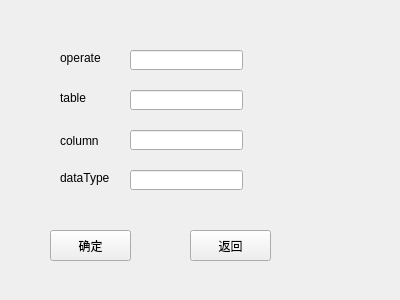
<?xml version="1.0" encoding="UTF-8"?>
<ui version="4.0">
 <class>alterTable</class>
 <widget class="QWidget" name="alterTable">
  <property name="geometry">
   <rect>
    <x>0</x>
    <y>0</y>
    <width>400</width>
    <height>300</height>
   </rect>
  </property>
  <property name="windowTitle">
   <string>Form</string>
  </property>
  <widget class="QLineEdit" name="line_operate">
   <property name="geometry">
    <rect>
     <x>130</x>
     <y>50</y>
     <width>113</width>
     <height>20</height>
    </rect>
   </property>
  </widget>
  <widget class="QLineEdit" name="line_table">
   <property name="geometry">
    <rect>
     <x>130</x>
     <y>90</y>
     <width>113</width>
     <height>20</height>
    </rect>
   </property>
  </widget>
  <widget class="QLineEdit" name="line_column">
   <property name="geometry">
    <rect>
     <x>130</x>
     <y>130</y>
     <width>113</width>
     <height>20</height>
    </rect>
   </property>
  </widget>
  <widget class="QLineEdit" name="line_DataType">
   <property name="geometry">
    <rect>
     <x>130</x>
     <y>170</y>
     <width>113</width>
     <height>20</height>
    </rect>
   </property>
  </widget>
  <widget class="QLabel" name="label">
   <property name="geometry">
    <rect>
     <x>60</x>
     <y>50</y>
     <width>51</width>
     <height>16</height>
    </rect>
   </property>
   <property name="text">
    <string>operate</string>
   </property>
  </widget>
  <widget class="QLabel" name="label_2">
   <property name="geometry">
    <rect>
     <x>60</x>
     <y>90</y>
     <width>51</width>
     <height>16</height>
    </rect>
   </property>
   <property name="text">
    <string>table</string>
   </property>
  </widget>
  <widget class="QLabel" name="label_3">
   <property name="geometry">
    <rect>
     <x>60</x>
     <y>130</y>
     <width>51</width>
     <height>21</height>
    </rect>
   </property>
   <property name="text">
    <string>column</string>
   </property>
  </widget>
  <widget class="QLabel" name="label_4">
   <property name="geometry">
    <rect>
     <x>60</x>
     <y>170</y>
     <width>51</width>
     <height>16</height>
    </rect>
   </property>
   <property name="text">
    <string>dataType</string>
   </property>
  </widget>
  <widget class="QPushButton" name="pushButton">
   <property name="geometry">
    <rect>
     <x>50</x>
     <y>230</y>
     <width>81</width>
     <height>31</height>
    </rect>
   </property>
   <property name="text">
    <string>确定</string>
   </property>
  </widget>
  <widget class="QPushButton" name="pushButton_2">
   <property name="geometry">
    <rect>
     <x>190</x>
     <y>230</y>
     <width>81</width>
     <height>31</height>
    </rect>
   </property>
   <property name="text">
    <string>返回</string>
   </property>
  </widget>
 </widget>
 <resources/>
 <connections/>
</ui>
